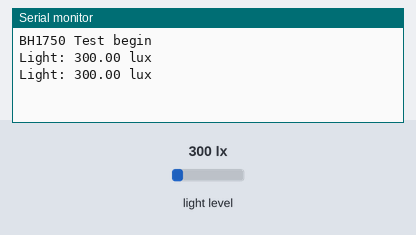
Bench run of a sketch on a simulated Arduino Uno, built with avr-gcc and run on an emulated ATmega328P. Shown: the last lines printed to the serial monitor. The inputs (shaded band) are chosen by the test bench; at power-on: light level 300 lx.

Above: at 1.8 s.
1.9 s: light level set to 40 lx
At 2.8 s:
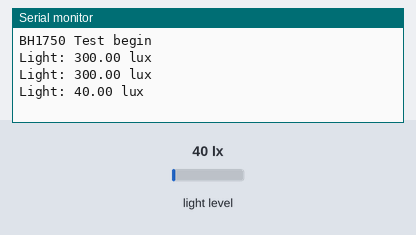
3.4 s: light level set to 500 lx
At 4.7 s:
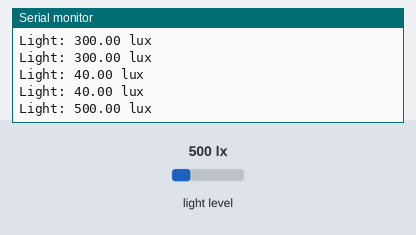
Timing chart, 0 to 6.4 s (numbered marks = the images above; inputs shaded):
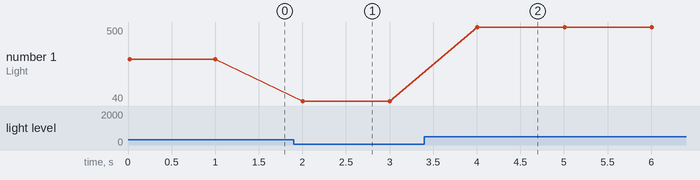

Measured:
- after the input at 1.9 s, the serial monitor: prints a new line after 0.10 s (image 1)
- after the input at 3.4 s, the serial monitor: prints a new line after 0.61 s (image 2)
- plotted number 1: 300 → 40 after the input at 1.9 s, 40 → 500 after the input at 3.4 s

The sketch:

testing_bh1750_ok.ino
```cpp
#include <Wire.h>
#include <BH1750.h>

BH1750 lightMeter;

void setup(){
  Serial.begin(9600);
  Wire.begin();
  lightMeter.begin();

  Serial.println("BH1750 Test begin");
}

void loop() {
  float lux = lightMeter.readLightLevel();

  Serial.print("Light: ");
  Serial.print(lux);
  Serial.println(" lux");

  delay(1000);
}
```
